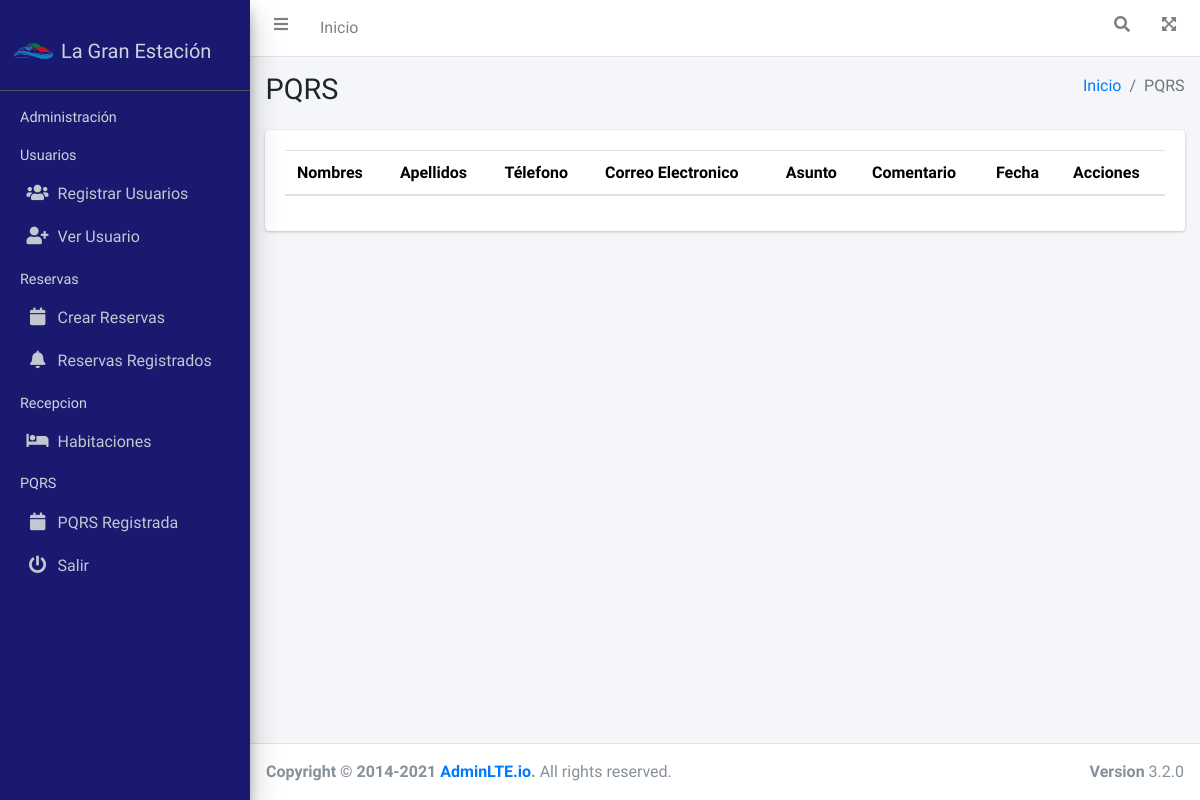
Page /pqrs/ on the earlier database version.
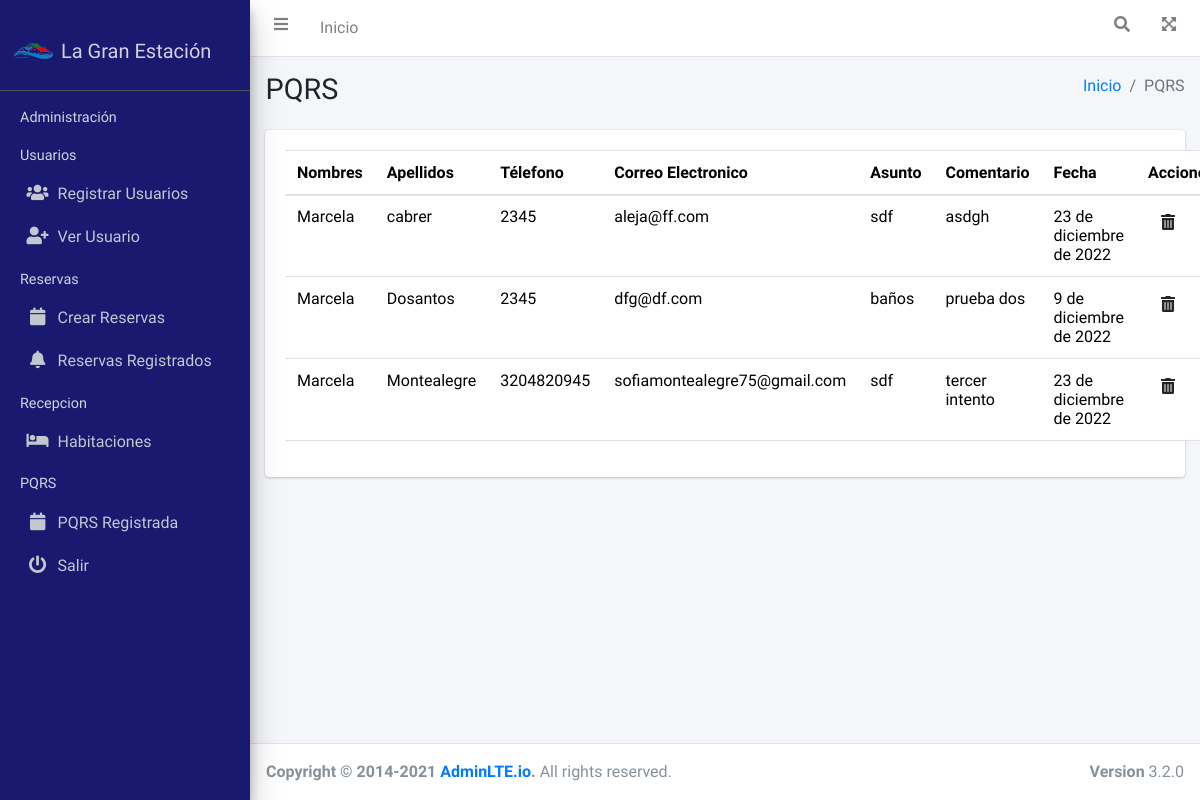
Same page on the later database version.
### pqrs/models.py (models this page shows)
class PQRS(models.Model):
    nombres=models.CharField(max_length=45, verbose_name="Nombres",blank=True)
    apellidos=models.CharField(max_length=50, verbose_name="Apellidos",blank=True)
    telefono=models.CharField(max_length=15, verbose_name="Teléfono",blank=True)
    email=models.CharField(max_length=50, verbose_name="Correo Electronico", blank=True)
    asunto=models.CharField(max_length=45, verbose_name="Asunto")
    comentarioCliente=models.CharField(max_length=250, verbose_name="Comentario")
    fechaCreacion=models.DateField(verbose_name="Fecha", help_text=u"MM/DA/AAAA")
    class Estado(models.TextChoices):
        ACTIVO=1, _('Activo')
        INACTIVO=0, _('Inactivo')
    estado=models.CharField(max_length=1, choices=Estado.choices, default=Estado.ACTIVO, verbose_name="Estado")

### pqrs/views.py (the view)
# urls.py: path('pqrs/',include('pqrs.urls')),
def pqrs(request):
    titulo="PQRS"
    form= PQRSForms()
    pqrs=PQRS.objects.all()
    context={
        'titulo':titulo,
        'pqrs':pqrs,
        'form':form
    }
    return render(request,'pqrs/pqrs.html',context)

### General/templates/pqrs/pqrs.html (shortened to what this page needs)
{% extends 'partials/bodyAdmin.html' %}
{% load static %}
{% block contenido %}
<div class="container">
    <div class="card">
        <div class="card-body">
        <div id="example1_wrapper" class="dataTables_wrapper dt-bootstrap4">
            <table id="tabla-general" class="table">
                <thead>
                    <th scope="col">Nombres</th>
                    <th scope="col">Apellidos</th>
                    <th scope="col">Télefono</th>
                    <th scope="col">Correo Electronico</th>
                    <th scope="col">Asunto</th>
                    <th scope="col">Comentario</th>
                    <th scope="col">Fecha</th>
                    <th scope="col">Acciones</th>
                </thead>
                <tbody>
            {% for PQRS in pqrs %}
            <tr>
            {% if PQRS.estado == '1' %}
                <td>{{PQRS.nombres}}</td>
                <td>{{PQRS.apellidos}}</td>
                <td>{{PQRS.telefono}}</td>
                <td>{{PQRS.email}}</td>
                <td>{{PQRS.asunto}}</td>
                <td>{{PQRS.comentarioCliente}}</td>
                <td>{{PQRS.fechaCreacion}}</td>
                <td >
                    <a class="btn btn-" href="{% url 'pqrs-eliminar' PQRS.id %}"><i class="fas  fa-trash-alt"></i></td>
                    {% endif %}
            </tr>
            {% endfor %}
                </tbody>
            </table>
        </div>
        </div>
    </div>
</div>
{% endblock contenido %}

Differences in the rows shown:
added PQRS: nombres "Marcela", apellidos "cabrer", telefono "2345", email "aleja@ff.com", asunto "sdf", comentarioCliente "asdgh", fechaCreacion "23 de diciembre de 2022"
added PQRS: nombres "Marcela", apellidos "Dosantos", telefono "2345", email "dfg@df.com", asunto "baños", comentarioCliente "prueba dos", fechaCreacion "9 de diciembre de 2022"
added PQRS: nombres "Marcela", apellidos "Montealegre", telefono "3204820945", email "sofiamontealegre75@gmail.com", asunto "sdf", comentarioCliente "tercer intento", fechaCreacion "23 de diciembre de 2022"
